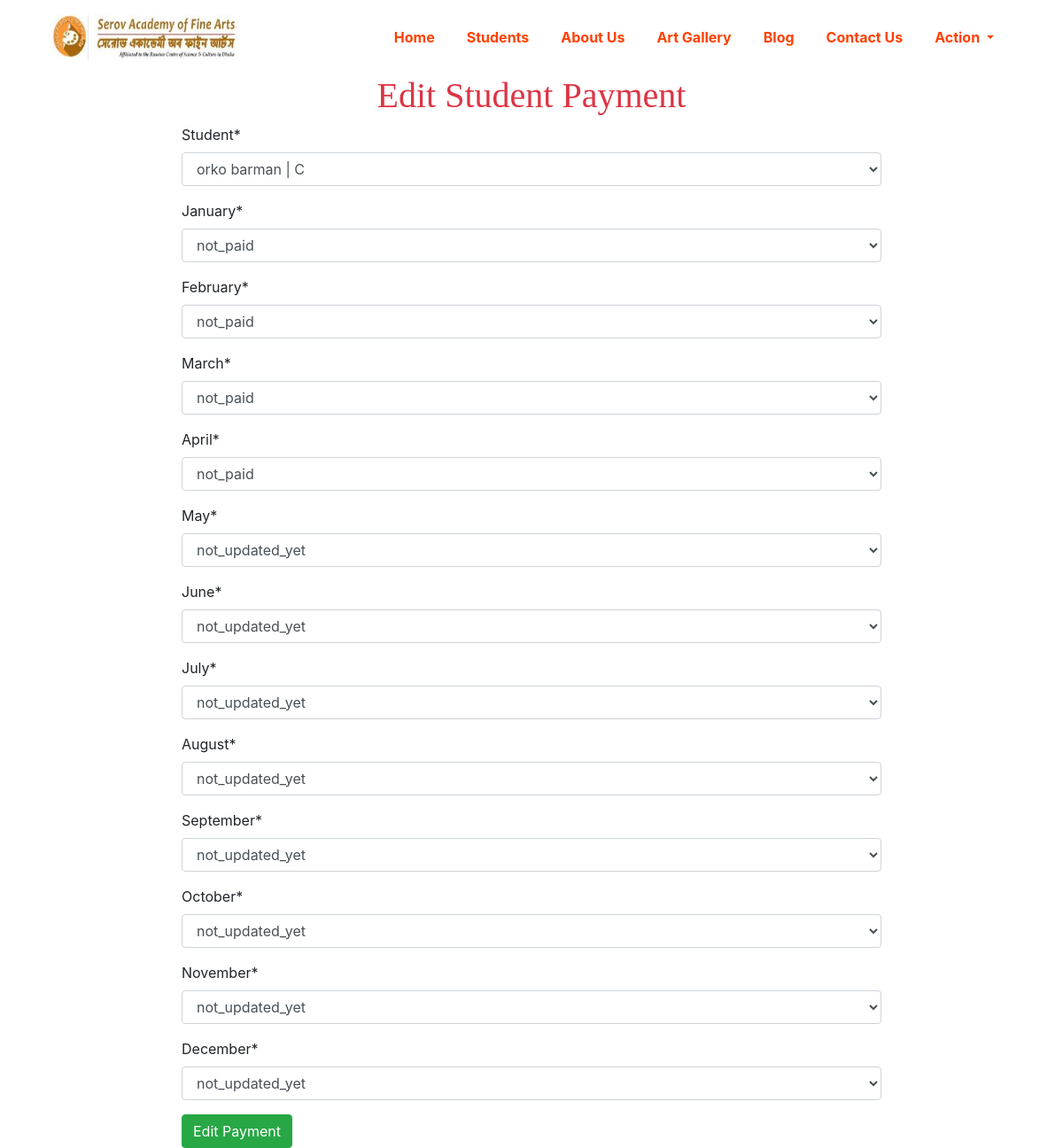
The app's page /student/payment/2/edit, older data.
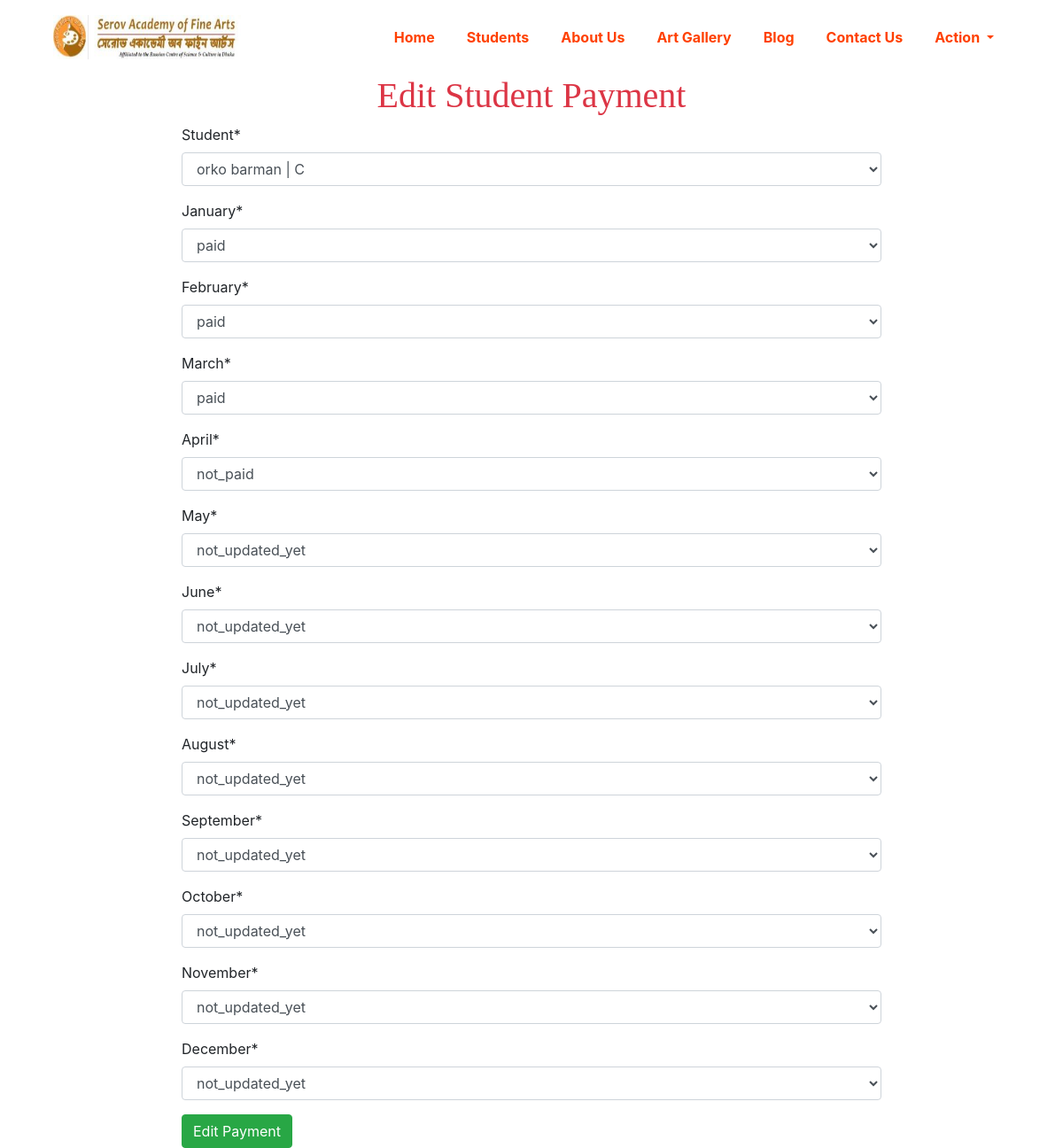
The same page, newer data.
### main/models.py (models this page shows, shortened)
class Payment(models.Model):
    student=models.ForeignKey(Student,on_delete=models.CASCADE)
    january=models.CharField(max_length=255,choices=PAYMENT_STATUS,default="not_updated_yet")
    february = models.CharField(max_length=255, choices=PAYMENT_STATUS, default="not_updated_yet")
    march = models.CharField(max_length=255, choices=PAYMENT_STATUS, default="not_updated_yet")
    april = models.CharField(max_length=255, choices=PAYMENT_STATUS, default="not_updated_yet")
    may = models.CharField(max_length=255, choices=PAYMENT_STATUS, default="not_updated_yet")
    june = models.CharField(max_length=255, choices=PAYMENT_STATUS, default="not_updated_yet")
    july = models.CharField(max_length=255, choices=PAYMENT_STATUS, default="not_updated_yet")
    august = models.CharField(max_length=255, choices=PAYMENT_STATUS, default="not_updated_yet")
    september = models.CharField(max_length=255, choices=PAYMENT_STATUS, default="not_updated_yet")
    october = models.CharField(max_length=255, choices=PAYMENT_STATUS, default="not_updated_yet")
    november = models.CharField(max_length=255, choices=PAYMENT_STATUS, default="not_updated_yet")
    december = models.CharField(max_length=255, choices=PAYMENT_STATUS, default="not_updated_yet")

### main/views.py (the view)
# urls.py: path('student/payment/<int:pk>/edit', EditStudentPaymentView.as_view(), name='edit-student-payment')
class EditStudentPaymentView(UpdateView):
    model = Payment
    form_class = StudentPaymentUpdateForm
    template_name = 'edit-student-payment.html'
    success_url = reverse_lazy("student-payment")

### main/forms.py
class StudentPaymentUpdateForm(forms.ModelForm):
    class Meta:
        model=Payment
        fields=('__all__')

### main/models.py (called while the page is built)
    def __str__(self):
        return self.name + " | " + str(self.group.group)

### main/templates/edit-student-payment.html (shortened to what this page needs)
{% extends 'base.html' %}
{% load crispy_forms_tags %}
{% block body %}
    <div class="row justify-content-center">
        <div class="col-lg-8">
            <h1 class="text-center text-danger">Edit Student Payment</h1>
            <form method="post" enctype="multipart/form-data">
                {{ form|crispy }}
                <button type="submit" class="btn btn-success">Edit Payment</button>
            </form>
        </div>
    </div>
{% endblock %}

Row changes from the older to the newer data that the page shows:
changed Payment "orko barman | C": january "not_paid" → "paid"; february "not_paid" → "paid"; march "not_paid" → "paid"
